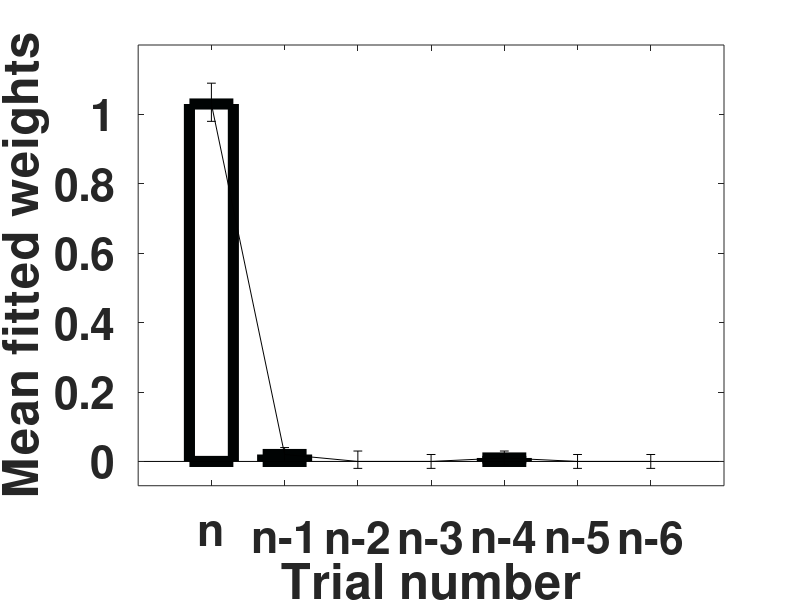

Write the MATLAB code that produced this figure. (Note: this script raises an error after producing the figure.)
figure(101);
clf;
x=[1,; 2; 3; 4; 5; 6; 7];
weights = [1.03; 0.02; 0.00;  0.00; 0.01; 0.00; 0];
%error = [0.90; 0.09; 0.11; 0.07; 0.12; 0.05; 0.11; 0.09 ];
interval_lower= [0.05; 0.02; 0.02; 0.02; 0.02; 0.02;0.02 ];
interval_upper=[0.06; 0.02; 0.03; 0.02; 0.02; 0.02; 0.02 ];
width=0.6;
bar(x,weights,width,'FaceColor',[1.0,1.0,1.0],'EdgeColor',[0 .01 .01],'LineWidth',8);
% set('BarWidth',0.8); 
ylabel('Mean fitted weights');
xlabel('Trial number','fontweight', 'bold','fontsize', 32); 
ylim([-0.07, 1.2])
Labels = {'n','n-1', 'n-2', 'n-3', 'n-4', 'n-5', 'n-6'};
set(gca, 'XTick', 1:7, 'XTickLabel', Labels, 'fontweight', 'bold','fontsize', 32);
%legend ('Fitted weights 5% contrast experiment one');
hold on
numgroups=size(weights,1);
numbars=size(weights,3);
groupwidth=min(2, numbars/(numbars+2));
%x=[1-width/2,1+width/2;2-width/2, 2+width/2];
%x=[.85,1.15; 1.85, 2.15; 2.85, 3.15];

errorbar(x, weights, interval_lower, interval_upper, 'k','linestyle', 'none','linewidth', 8);

box off



